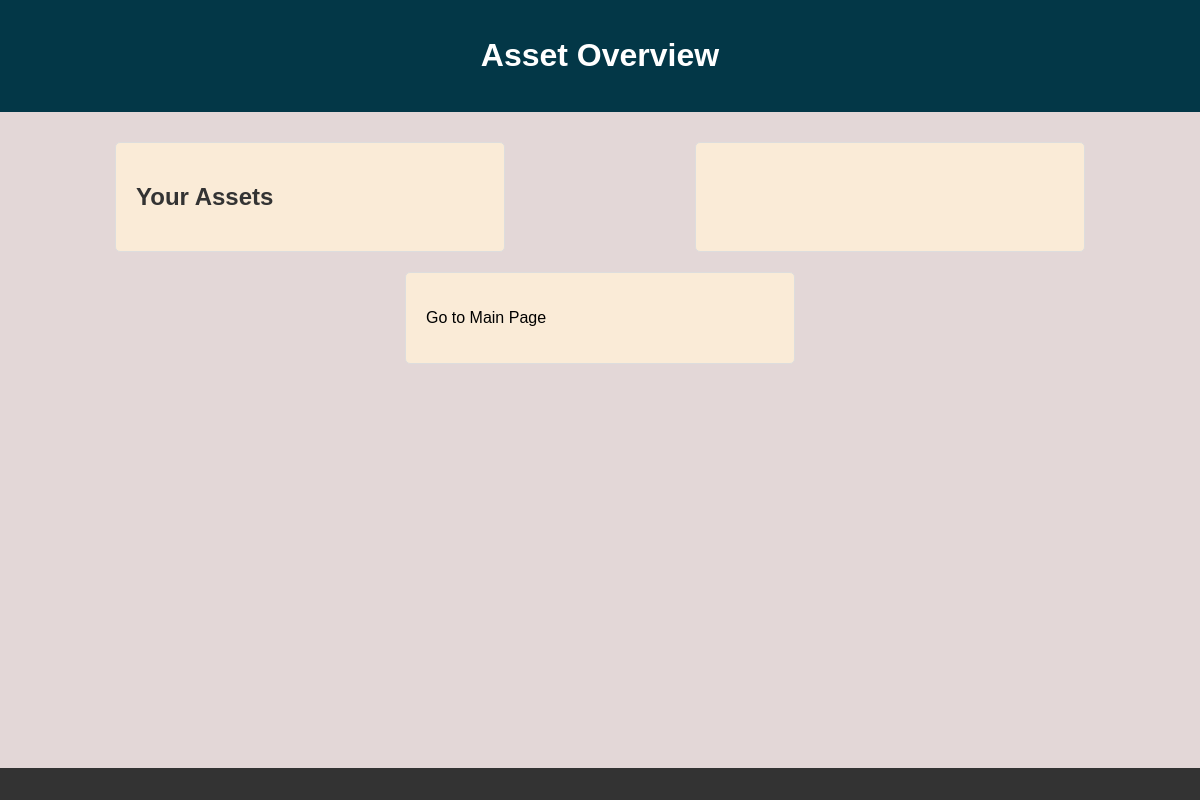
/asset_management/asset_overview/, run on an earlier commit of the app's database.
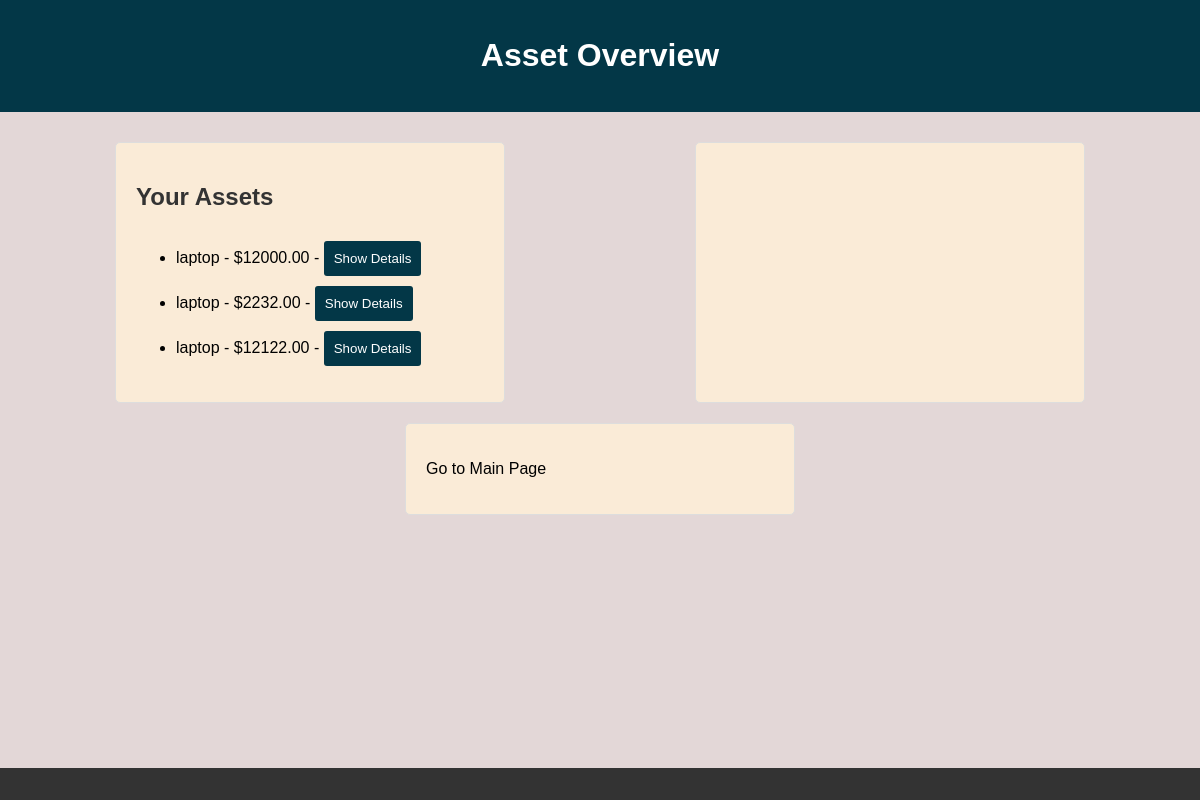
And on a later commit of the database.
### asset_management/models.py (models this page shows, shortened)
class Asset(models.Model):
    name = models.CharField(max_length=255)
    purchase_price = models.DecimalField(max_digits=10, decimal_places=2)
    additional_costs = models.DecimalField(max_digits=10, decimal_places=2, default=10)
    total_amount = models.DecimalField(max_digits=10, decimal_places=2, editable=False)
    purchase_date = models.DateField(auto_now_add=True)

### asset_management/views.py (the view)
# urls.py: path('asset_overview/', asset_overview, name='asset_overview'),
def asset_overview(request):
    owned_assets = Asset.objects.all()
    return render(request, 'asset_overview.html', {'owned_assets': owned_assets})

### templates/Asset_overview.html (shortened to what this page needs)
<!DOCTYPE html>
<html lang="en">
<head>
    {% load static %}
    <link rel="stylesheet" href="{% static 'asset_overview.css' %}">
</head>
<body>
    <header>
        <h1>Asset Overview</h1>
    </header>
    <section>
        <div class="asset-info">
            <h2>Your Assets</h2>
            <ul>
                {% for asset in owned_assets %}
                    <li>
                        {{ asset.name }} - ${{ asset.total_amount }} -
                        <button onclick="showDetails('{{ asset.name }}',  {{ asset.total_amount }},    {{ asset.additional_costs }})">Show Details</button>
                    </li>
                {% endfor %}
            </ul>
        </div>
        <div class="asset-details" id="assetDetails">
        </div>
        <div class="go-to-main" id="goToMain" onclick="goToMainPage()">
            <p>Go to Main Page</p>
        </div>
    </section>
    <footer>
    </footer>
</body>
</html>

### static/Asset_overview.css (style rules this page uses)
body { font-family: 'Arial', sans-serif; margin: 0; padding: 0; background-color: hsla(0, 18%, 83%, 0.774); }
header { background-color: #033747; color: #fff; text-align: center; padding: 1em 0; }
section { display: flex; justify-content: space-around; flex-wrap: wrap; margin: 20px; }
div { background-color:antiquewhite; border: 1px solid #ddd; border-radius: 5px; padding: 20px; margin: 10px; width: 30%; }
h2 { color: #333; }
button { background-color: #033747; color: #fff; padding: 10px; border: none; border-radius: 3px; cursor: pointer; margin-top: 10px; }
footer { background-color: #333; color: #fff; text-align: center; padding: 1em 0; position: fixed; bottom: 0; width: 100%; }

What changed in the data, as far as the page shows it:
added Asset: name "laptop", total_amount "12000.00"
added Asset: name "laptop", total_amount "2232.00"
added Asset: name "laptop", total_amount "12122.00"
